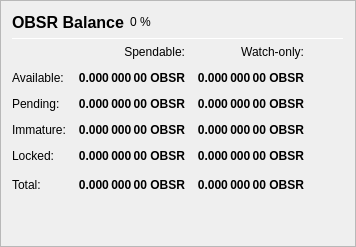
                   <widget class="QFrame" name="frame_Balances">
                    <property name="frameShape">
                     <enum>QFrame::StyledPanel</enum>
                    </property>
                    <property name="frameShadow">
                     <enum>QFrame::Raised</enum>
                    </property>
                    <layout class="QVBoxLayout" name="verticalLayout_4">
                     <item>
                      <layout class="QHBoxLayout" name="horizontalLayout_4">
                       <item>
                        <widget class="QLabel" name="label_5">
                         <property name="minimumSize">
                          <size>
                           <width>0</width>
                           <height>20</height>
                          </size>
                         </property>
                         <property name="font">
                          <font>
                           <pointsize>12</pointsize>
                           <weight>75</weight>
                           <bold>true</bold>
                          </font>
                         </property>
                         <property name="text">
                          <string>OBSR Balance</string>
                         </property>
                        </widget>
                       </item>
                       <item>
                        <widget class="QLabel" name="labelOBSRPercent">
                         <property name="text">
                          <string notr="true">0 %</string>
                         </property>
                        </widget>
                       </item>
                       <item>
                        <spacer name="horizontalSpacer_3">
                         <property name="orientation">
                          <enum>Qt::Horizontal</enum>
                         </property>
                         <property name="sizeHint" stdset="0">
                          <size>
                           <width>40</width>
                           <height>20</height>
                          </size>
                         </property>
                        </spacer>
                       </item>
                      </layout>
                     </item>
                     <item>
                      <widget class="Line" name="line_Balance">
                       <property name="minimumSize">
                        <size>
                         <width>0</width>
                         <height>1</height>
                        </size>
                       </property>
                       <property name="maximumSize">
                        <size>
                         <width>16777215</width>
                         <height>1</height>
                        </size>
                       </property>
                       <property name="orientation">
                        <enum>Qt::Horizontal</enum>
                       </property>
                      </widget>
                     </item>
                     <item>
                      <layout class="QGridLayout" name="gridLayout">
                       <property name="spacing">
                        <number>12</number>
                       </property>
                       <item row="0" column="1">
                        <widget class="QLabel" name="labelSpendable">
                         <property name="text">
                          <string>Spendable:</string>
                         </property>
                         <property name="alignment">
                          <set>Qt::AlignRight|Qt::AlignTrailing|Qt::AlignVCenter</set>
                         </property>
                        </widget>
                       </item>
                       <item row="0" column="2">
                        <widget class="QLabel" name="labelWatchonly">
                         <property name="text">
                          <string>Watch-only:</string>
                         </property>
                         <property name="alignment">
                          <set>Qt::AlignRight|Qt::AlignTrailing|Qt::AlignVCenter</set>
                         </property>
                        </widget>
                       </item>
                       <item row="1" column="0">
                        <widget class="QLabel" name="labelBalanceText">
                         <property name="text">
                          <string>Available:</string>
                         </property>
                        </widget>
                       </item>
                       <item row="1" column="1">
                        <widget class="QLabel" name="labelBalance">
                         <property name="font">
                          <font>
                           <weight>75</weight>
                           <bold>true</bold>
                          </font>
                         </property>
                         <property name="cursor">
                          <cursorShape>IBeamCursor</cursorShape>
                         </property>
                         <property name="toolTip">
                          <string>Your current spendable balance</string>
                         </property>
                         <property name="text">
                          <string notr="true">0.000 000 00 OBSR</string>
                         </property>
                         <property name="alignment">
                          <set>Qt::AlignRight|Qt::AlignTrailing|Qt::AlignVCenter</set>
                         </property>
                         <property name="textInteractionFlags">
                          <set>Qt::LinksAccessibleByMouse|Qt::TextSelectableByKeyboard|Qt::TextSelectableByMouse</set>
                         </property>
                        </widget>
                       </item>
                       <item row="1" column="2">
                        <widget class="QLabel" name="labelWatchAvailable">
                         <property name="font">
                          <font>
                           <weight>75</weight>
                           <bold>true</bold>
                          </font>
                         </property>
                         <property name="cursor">
                          <cursorShape>IBeamCursor</cursorShape>
                         </property>
                         <property name="toolTip">
                          <string>Your current balance in watch-only addresses</string>
                         </property>
                         <property name="text">
                          <string notr="true">0.000 000 00 OBSR</string>
                         </property>
                         <property name="alignment">
                          <set>Qt::AlignRight|Qt::AlignTrailing|Qt::AlignVCenter</set>
                         </property>
                         <property name="textInteractionFlags">
                          <set>Qt::LinksAccessibleByMouse|Qt::TextSelectableByKeyboard|Qt::TextSelectableByMouse</set>
                         </property>
                        </widget>
                       </item>
                       <item row="2" column="0">
                        <widget class="QLabel" name="labelPendingText">
                         <property name="text">
                          <string>Pending:</string>
                         </property>
                        </widget>
                       </item>
                       <item row="2" column="1">
                        <widget class="QLabel" name="labelUnconfirmed">
                         <property name="font">
                          <font>
                           <weight>75</weight>
                           <bold>true</bold>
                          </font>
                         </property>
                         <property name="cursor">
                          <cursorShape>IBeamCursor</cursorShape>
                         </property>
                         <property name="toolTip">
                          <string>Total of transactions that have yet to be confirmed, and do not yet count toward the spendable balance</string>
                         </property>
                         <property name="text">
                          <string notr="true">0.000 000 00 OBSR</string>
                         </property>
                         <property name="alignment">
                          <set>Qt::AlignRight|Qt::AlignTrailing|Qt::AlignVCenter</set>
                         </property>
                         <property name="textInteractionFlags">
                          <set>Qt::LinksAccessibleByMouse|Qt::TextSelectableByKeyboard|Qt::TextSelectableByMouse</set>
                         </property>
                        </widget>
                       </item>
                       <item row="2" column="2">
                        <widget class="QLabel" name="labelWatchPending">
                         <property name="font">
                          <font>
                           <weight>75</weight>
                           <bold>true</bold>
                          </font>
                         </property>
                         <property name="cursor">
                          <cursorShape>IBeamCursor</cursorShape>
                         </property>
                         <property name="toolTip">
                          <string>Unconfirmed transactions to watch-only addresses</string>
                         </property>
                         <property name="text">
                          <string notr="true">0.000 000 00 OBSR</string>
                         </property>
                         <property name="alignment">
                          <set>Qt::AlignRight|Qt::AlignTrailing|Qt::AlignVCenter</set>
                         </property>
                         <property name="textInteractionFlags">
                          <set>Qt::LinksAccessibleByMouse|Qt::TextSelectableByKeyboard|Qt::TextSelectableByMouse</set>
                         </property>
                        </widget>
                       </item>
                       <item row="3" column="0">
                        <widget class="QLabel" name="labelImmatureText">
                         <property name="text">
                          <string>Immature:</string>
                         </property>
                        </widget>
                       </item>
                       <item row="3" column="1">
                        <widget class="QLabel" name="labelImmature">
                         <property name="font">
                          <font>
                           <weight>75</weight>
                           <bold>true</bold>
                          </font>
                         </property>
                         <property name="cursor">
                          <cursorShape>IBeamCursor</cursorShape>
                         </property>
                         <property name="toolTip">
                          <string>Staked or masternode rewards that has not yet matured</string>
                         </property>
                         <property name="text">
                          <string notr="true">0.000 000 00 OBSR</string>
                         </property>
                         <property name="alignment">
                          <set>Qt::AlignRight|Qt::AlignTrailing|Qt::AlignVCenter</set>
                         </property>
                         <property name="textInteractionFlags">
                          <set>Qt::LinksAccessibleByMouse|Qt::TextSelectableByKeyboard|Qt::TextSelectableByMouse</set>
                         </property>
                        </widget>
                       </item>
                       <item row="3" column="2">
                        <widget class="QLabel" name="labelWatchImmature">
                         <property name="font">
                          <font>
                           <weight>75</weight>
                           <bold>true</bold>
                          </font>
                         </property>
                         <property name="cursor">
                          <cursorShape>IBeamCursor</cursorShape>
                         </property>
                         <property name="toolTip">
                          <string>Staked or masternode rewards in watch-only addresses that has not yet matured</string>
                         </property>
                         <property name="text">
                          <string notr="true">0.000 000 00 OBSR</string>
                         </property>
                         <property name="alignment">
                          <set>Qt::AlignRight|Qt::AlignTrailing|Qt::AlignVCenter</set>
                         </property>
                         <property name="textInteractionFlags">
                          <set>Qt::LinksAccessibleByMouse|Qt::TextSelectableByKeyboard|Qt::TextSelectableByMouse</set>
                         </property>
                        </widget>
                       </item>
                       <item row="4" column="0">
                        <widget class="QLabel" name="labelLockedBalanceText">
                         <property name="toolTip">
                          <string>Locked OBSR or Masternode collaterals. These are excluded from zOBSR minting.</string>
                         </property>
                         <property name="text">
                          <string>Locked:</string>
                         </property>
                        </widget>
                       </item>
                       <item row="4" column="1">
                        <widget class="QLabel" name="labelLockedBalance">
                         <property name="font">
                          <font>
                           <weight>75</weight>
                           <bold>true</bold>
                          </font>
                         </property>
                         <property name="cursor">
                          <cursorShape>IBeamCursor</cursorShape>
                         </property>
                         <property name="toolTip">
                          <string>Locked OBSR or Masternode collaterals. These are excluded from zOBSR minting.</string>
                         </property>
                         <property name="text">
                          <string notr="true">0.000 000 00 OBSR</string>
                         </property>
                         <property name="alignment">
                          <set>Qt::AlignRight|Qt::AlignTrailing|Qt::AlignVCenter</set>
                         </property>
                         <property name="textInteractionFlags">
                          <set>Qt::LinksAccessibleByMouse|Qt::TextSelectableByKeyboard|Qt::TextSelectableByMouse</set>
                         </property>
                        </widget>
                       </item>
                       <item row="4" column="2">
                        <widget class="QLabel" name="labelWatchLocked">
                         <property name="font">
                          <font>
                           <weight>75</weight>
                           <bold>true</bold>
                          </font>
                         </property>
                         <property name="cursor">
                          <cursorShape>IBeamCursor</cursorShape>
                         </property>
                         <property name="toolTip">
                          <string>Current locked balance in watch-only addresses</string>
                         </property>
                         <property name="text">
                          <string notr="true">0.000 000 00 OBSR</string>
                         </property>
                         <property name="alignment">
                          <set>Qt::AlignRight|Qt::AlignTrailing|Qt::AlignVCenter</set>
                         </property>
                         <property name="textInteractionFlags">
                          <set>Qt::LinksAccessibleByMouse|Qt::TextSelectableByKeyboard|Qt::TextSelectableByMouse</set>
                         </property>
                        </widget>
                       </item>
                       <item row="5" column="0">
                        <widget class="QLabel" name="labelTotalText">
                         <property name="toolTip">
                          <string>Your current OBSR balance, unconfirmed and immature transactions included</string>
                         </property>
                         <property name="text">
                          <string>Total:</string>
                         </property>
                        </widget>
                       </item>
                       <item row="5" column="1">
                        <widget class="QLabel" name="labelTotal">
                         <property name="font">
                          <font>
                           <weight>75</weight>
                           <bold>true</bold>
                          </font>
                         </property>
                         <property name="cursor">
                          <cursorShape>IBeamCursor</cursorShape>
                         </property>
                         <property name="toolTip">
                          <string>Your current OBSR balance, unconfirmed and immature transactions included</string>
                         </property>
                         <property name="text">
                          <string notr="true">0.000 000 00 OBSR</string>
                         </property>
                         <property name="alignment">
                          <set>Qt::AlignRight|Qt::AlignTrailing|Qt::AlignVCenter</set>
                         </property>
                         <property name="textInteractionFlags">
                          <set>Qt::LinksAccessibleByMouse|Qt::TextSelectableByKeyboard|Qt::TextSelectableByMouse</set>
                         </property>
                        </widget>
                       </item>
                       <item row="5" column="2">
                        <widget class="QLabel" name="labelWatchTotal">
                         <property name="font">
                          <font>
                           <weight>75</weight>
                           <bold>true</bold>
                          </font>
                         </property>
                         <property name="cursor">
                          <cursorShape>IBeamCursor</cursorShape>
                         </property>
                         <property name="toolTip">
                          <string>Current total balance in watch-only addresses</string>
                         </property>
                         <property name="text">
                          <string notr="true">0.000 000 00 OBSR</string>
                         </property>
                         <property name="alignment">
                          <set>Qt::AlignRight|Qt::AlignTrailing|Qt::AlignVCenter</set>
                         </property>
                         <property name="textInteractionFlags">
                          <set>Qt::LinksAccessibleByMouse|Qt::TextSelectableByKeyboard|Qt::TextSelectableByMouse</set>
                         </property>
                        </widget>
                       </item>
                       <item row="5" column="3">
                        <spacer name="horizontalSpacer_9">
                         <property name="orientation">
                          <enum>Qt::Horizontal</enum>
                         </property>
                         <property name="sizeHint" stdset="0">
                          <size>
                           <width>40</width>
                           <height>20</height>
                          </size>
                         </property>
                        </spacer>
                       </item>
                      </layout>
                     </item>
                     <item>
                      <spacer name="verticalSpacer_3">
                       <property name="orientation">
                        <enum>Qt::Vertical</enum>
                       </property>
                       <property name="sizeHint" stdset="0">
                        <size>
                         <width>20</width>
                         <height>40</height>
                        </size>
                       </property>
                      </spacer>
                     </item>
                    </layout>
                   </widget>
